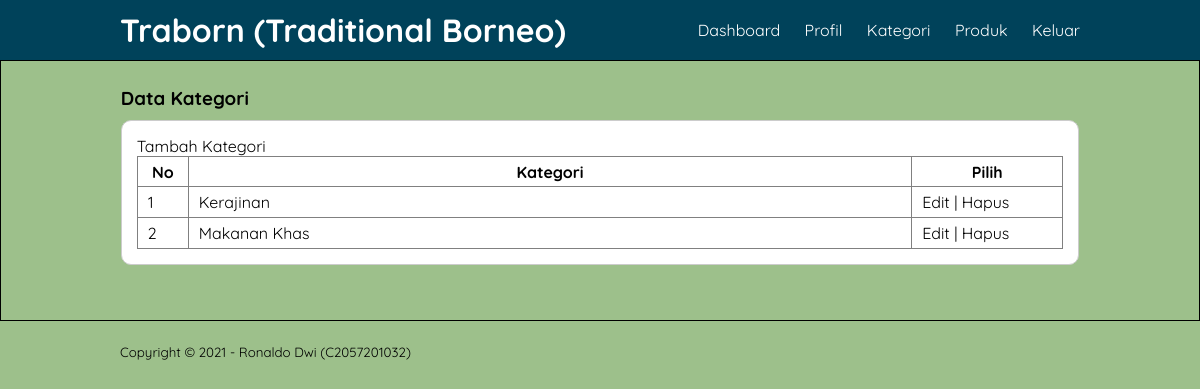
Page /kategori.php (signed in) on the committed database.
### tables this page shows
CREATE TABLE `tbl_kategori` (
  `category_id` int(11) NOT NULL,
  `category_name` varchar(30) NOT NULL
);

### kategori.php (the view, shortened to what this page needs)
<?php
    include 'db.php';
?>
<!DOCTYPE html>
<html>
<head>
    <link rel="stylesheet" type="text/css" href="tampilan.css">
</head>
<body>
    <header>
        <div class="container">
        <h1><a href="">Traborn (Traditional Borneo) </a></h1>
        <ul>
            <li><a href="laman.php">Dashboard</a></li>
            <li><a href="profil.php">Profil</a></li>
            <li><a href="kategori.php">Kategori</a></li>
            <li><a href="produk.php">Produk</a></li>
            <li><a href="keluar.php">Keluar</a></li>
        </ul>
        </div>
    </header>
    <div class="section">
        <div class="container">
            <h3>Data Kategori</h3>
            <div class="box">
                <p><a href="tambah-kategori.php">Tambah Kategori</a></p>
                <table border="1" cellspacing="0" class="table">
                    <thead>
                        <tr>
                            <th width="50px">No</th>
                            <th>Kategori</th>
                            <th width="150px">Pilih</th>
                        </tr>
                    </thead>
                    <body>
                        <?php
                            $no = 1;
                            $kategori = mysqli_query($hasil, "SELECT * FROM tbl_kategori ORDER BY category_id DESC");
                            if(mysqli_num_rows($kategori) > 0) {
                            while($row = mysqli_fetch_array($kategori)) {
                        ?>
                        <tr>
                            <td><?php echo $no++ ?></td>
                            <td><?php echo $row['category_name'] ?></td>
                            <td>
                                <a href="edit-kategori.php?id=<?php echo $row ['category_id'] ?>">Edit</a> |
                                <a href="hapus.php?idk=<?php echo $row ['category_id'] ?>"onclick="return confirm('Apakah anda yakin ingin menghapus kategori ini?')">Hapus</a>
                            </td>
                        </tr>
                        <?php }} else { ?>
                            <tr>
                                <td colspan="3">Tidak ada data</td>
                            </tr>
                            <?php } ?>
                    </body>
                </table>
            </div>
        </div>
    </div>
    <footer>
        <div class="container">
            <small>Copyright &copy 2021 - Ronaldo Dwi (C2057201032)</small>
        </div>
    </footer>
</body>
</html>

### tampilan.css (style rules this page uses)
* { padding: 0; margin: 0; font-family: 'Quicksand', sans-serif; }
body { background-color: #9DC08B; }
a { color: inherit; text-decoration: none; }
header { background-color: #00425A; color: #fff; }
header h1 { float: left; padding: 10px 0; }
header ul { float: right; }
header ul li { display: inline-block; }
header ul li a { padding: 20px 0 20px 20px; display: inline-block; }
.container { width: 80%; margin: 0 auto; }
.container:after { content: ''; display: block; clear: both; }
.section { padding: 25px 0; border: 1px solid; }
.box { background-color: #fff; border: 1px solid #ccc; border-radius: 10px; padding: 15px; box-sizing: border-box; margin: 10px 0px 30px 0; }
.box:after { content: ''; display: block; clear: both; }
footer { padding: 20px 0; }
.table { width: 100%; border-collapse: collapse; }
.table tr { height: 30px; }
.table tr td { padding: 5px 10px; }

### rows in the picture
tbl_kategori: category_name "Kerajinan"
tbl_kategori: category_name "Makanan Khas"
